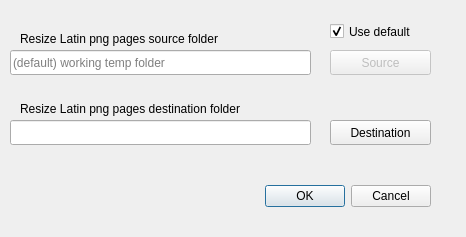
<?xml version="1.0" encoding="UTF-8"?>
<ui version="4.0">
 <class>latinresizepngDialog</class>
 <widget class="QDialog" name="latinresizepngDialog">
  <property name="windowModality">
   <enum>Qt::ApplicationModal</enum>
  </property>
  <property name="geometry">
   <rect>
    <x>0</x>
    <y>0</y>
    <width>466</width>
    <height>237</height>
   </rect>
  </property>
  <property name="windowTitle">
   <string>Resize Latin png pages</string>
  </property>
  <widget class="QDialogButtonBox" name="buttonBox">
   <property name="geometry">
    <rect>
     <x>260</x>
     <y>180</y>
     <width>171</width>
     <height>32</height>
    </rect>
   </property>
   <property name="orientation">
    <enum>Qt::Horizontal</enum>
   </property>
   <property name="standardButtons">
    <set>QDialogButtonBox::Cancel|QDialogButtonBox::Ok</set>
   </property>
  </widget>
  <widget class="QLineEdit" name="SourceLineEdit">
   <property name="geometry">
    <rect>
     <x>10</x>
     <y>50</y>
     <width>301</width>
     <height>25</height>
    </rect>
   </property>
   <property name="placeholderText">
    <string>(default) working temp folder</string>
   </property>
  </widget>
  <widget class="QPushButton" name="SourceButton">
   <property name="enabled">
    <bool>false</bool>
   </property>
   <property name="geometry">
    <rect>
     <x>330</x>
     <y>50</y>
     <width>101</width>
     <height>25</height>
    </rect>
   </property>
   <property name="text">
    <string>Source</string>
   </property>
   <property name="icon">
    <iconset resource="../UI_Icons.qrc">
     <normaloff>:/Icons/Icons/png-file.png</normaloff>:/Icons/Icons/png-file.png</iconset>
   </property>
  </widget>
  <widget class="QPushButton" name="DestinationButton">
   <property name="geometry">
    <rect>
     <x>330</x>
     <y>120</y>
     <width>101</width>
     <height>25</height>
    </rect>
   </property>
   <property name="text">
    <string>Destination</string>
   </property>
   <property name="icon">
    <iconset resource="../UI_Icons.qrc">
     <normaloff>:/Icons/Icons/png-file.png</normaloff>:/Icons/Icons/png-file.png</iconset>
   </property>
  </widget>
  <widget class="QLineEdit" name="DestinationLineEdit">
   <property name="geometry">
    <rect>
     <x>10</x>
     <y>120</y>
     <width>301</width>
     <height>25</height>
    </rect>
   </property>
  </widget>
  <widget class="QLabel" name="SourceLabel">
   <property name="geometry">
    <rect>
     <x>20</x>
     <y>30</y>
     <width>261</width>
     <height>17</height>
    </rect>
   </property>
   <property name="text">
    <string>Resize Latin png pages source folder</string>
   </property>
  </widget>
  <widget class="QLabel" name="DestinationLabel">
   <property name="geometry">
    <rect>
     <x>20</x>
     <y>100</y>
     <width>291</width>
     <height>17</height>
    </rect>
   </property>
   <property name="text">
    <string>Resize Latin png pages destination folder</string>
   </property>
  </widget>
  <widget class="QCheckBox" name="defaultsrcBox">
   <property name="geometry">
    <rect>
     <x>330</x>
     <y>20</y>
     <width>101</width>
     <height>23</height>
    </rect>
   </property>
   <property name="text">
    <string>Use default</string>
   </property>
   <property name="checked">
    <bool>true</bool>
   </property>
  </widget>
 </widget>
 <resources>
  <include location="../UI_Icons.qrc"/>
 </resources>
 <connections>
  <connection>
   <sender>buttonBox</sender>
   <signal>accepted()</signal>
   <receiver>latinresizepngDialog</receiver>
   <slot>accept()</slot>
   <hints>
    <hint type="sourcelabel">
     <x>248</x>
     <y>254</y>
    </hint>
    <hint type="destinationlabel">
     <x>157</x>
     <y>274</y>
    </hint>
   </hints>
  </connection>
  <connection>
   <sender>buttonBox</sender>
   <signal>rejected()</signal>
   <receiver>latinresizepngDialog</receiver>
   <slot>reject()</slot>
   <hints>
    <hint type="sourcelabel">
     <x>316</x>
     <y>260</y>
    </hint>
    <hint type="destinationlabel">
     <x>286</x>
     <y>274</y>
    </hint>
   </hints>
  </connection>
 </connections>
</ui>
